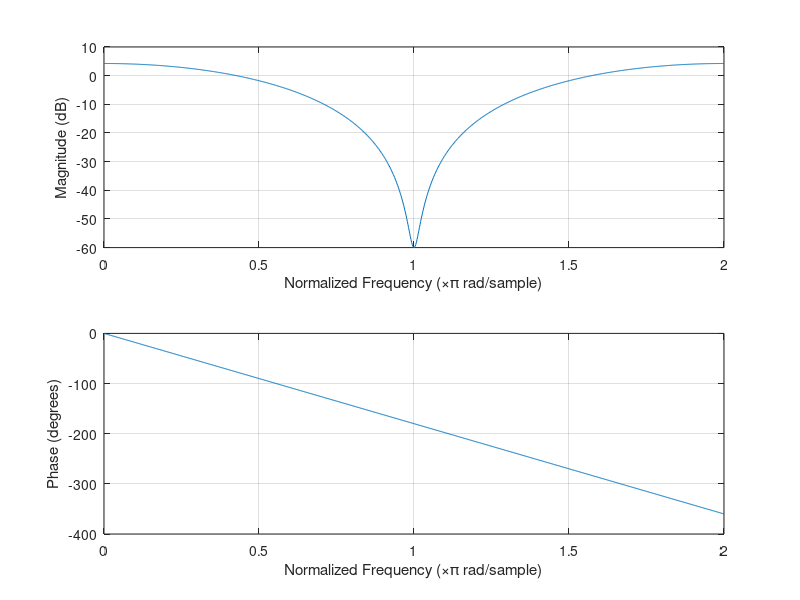

Write MATLAB code to recreate this figure. (Note: this script raises an error after producing the figure.)
close all;
clear all;

% Variables d'initialisation

N = 16;     % Nombre de porteuses   
Nbits = 1000;   % Nombre de bits total
Nactives = 16;  % Nombre de porteuses actives

% Module & phase de la réponse en fréquence du canal de propagation

H = [0.407,0.815,0.407];
figure('Name','Module & phase de la réponse en fréquence du canal de propagation')
freqz(H,1,1024,"whole")

% Mapping du signal

Mapping = zeros(N,Nbits);
for i=1:Nactives
    Mapping(i,:) = randi([0 1],1,Nbits)*2 - 1;  %BPSK
end

% Canal Proakis

Xe = ifft(Mapping,N);
ofdm_lineaire = reshape(Xe, 1, Nbits*N);

SignalSortieCanal=filter(H,1,ofdm_lineaire);


% Figure DSP

DSP = pwelch(SignalSortieCanal,[],[],[],16,'centered');

figure('Name','DSP')
plot(10*log(DSP))
xlabel('Fréquence (Hz)')
ylabel('DSP')

% Démodulation

Y_reshape = reshape(SignalSortieCanal,size(Xe));
Y_recu = fft(Y_reshape,N);

% Constellations 6 et 15

FPorteuse6 = Y_recu(6,:);   % On extrait les points sur la porteuse 6
FPorteuse15 = Y_recu(15,:); % On extrait les points sur la porteuse 15

figure('Name','Constellation de la 6ème porteuse');
scatter(real(FPorteuse6), imag(FPorteuse6));    % On affiche la partie imaginaire en fonction de la partie réelle de chaque point
xlabel('Partie réelle');
ylabel('Partie imaginaire');

figure('Name','Constellation de la 15ème porteuse');
scatter(real(FPorteuse15), imag(FPorteuse15));  % On affiche la partie imaginaire en fonction de la partie réelle de chaque point
xlabel('Partie réelle');
ylabel('Partie imaginaire');

% TEB

Y_fin = real(Y_recu)>0;
Y_fin = Y_fin*2-1;
TEB = mean(Mapping~=Y_fin,"all");

disp('Le TEB est de');
disp(TEB);